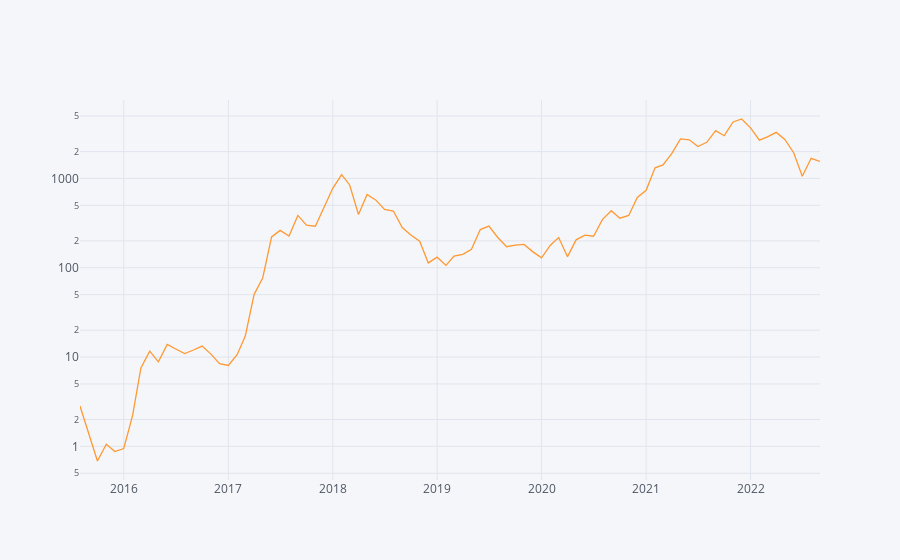

Notebook cell for this chart:
### Code cell
df2['price'].iplot(logy=True)
